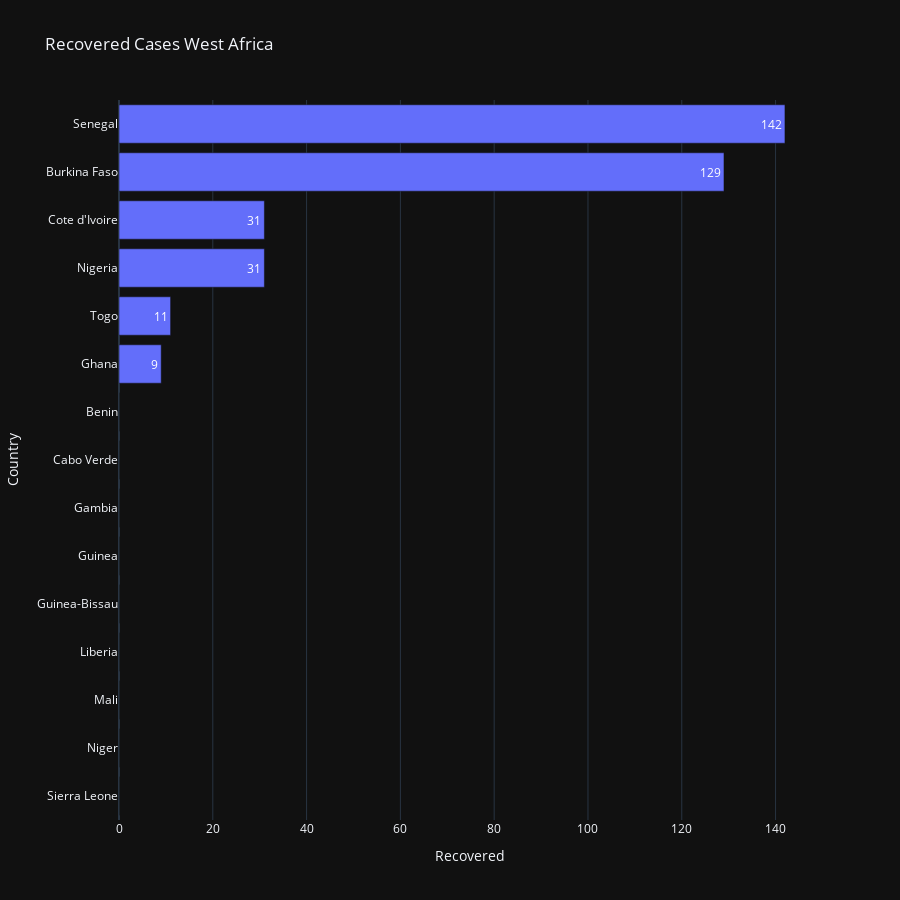

This figure's notebook cell:
### Markdown cell above
## Graphique des cas gueris

### Code cell
fig = px.bar(global_Recoveredcases.sort_values('Recovered',ascending=False)[:20][::-1],x='Recovered',y='Country',title='Recovered Cases West Africa',text='Recovered', height=900, orientation='h')
fig.show()

### Figure 1 — Plotly figure (JSON) as saved in the notebook; plotly's stock layout.template omitted (floating-point values rounded to 4 significant figures)
{"data": [{"alignmentgroup": "True", "hoverlabel": {"namelength": 0}, "hovertemplate": "Recovered=%{text}<br>Country=%{y}", "legendgroup": "", "marker": {"color": "#636efa"}, "name": "", "offsetgroup": "", "orientation": "h", "showlegend": false, "text": [0, 0, 0, 0, 0, 0, 0, 0, 0, 9, 11, 31, 31, 129, 142], "textposition": "auto", "type": "bar", "x": [0, 0, 0, 0, 0, 0, 0, 0, 0, 9, 11, 31, 31, 129, 142], "xaxis": "x", "y": ["Sierra Leone", "Niger", "Mali", "Liberia", "Guinea-Bissau", "Guinea", "Gambia", "Cabo Verde", "Benin", "Ghana", "Togo", "Nigeria", "Cote d'Ivoire", "Burkina Faso", "Senegal"], "yaxis": "y"}], "layout": {"barmode": "relative", "height": 900, "legend": {"tracegroupgap": 0}, "title": {"text": "Recovered Cases West Africa"}, "xaxis": {"anchor": "y", "domain": [0, 1], "title": {"text": "Recovered"}}, "yaxis": {"anchor": "x", "domain": [0, 1], "title": {"text": "Country"}}}}
